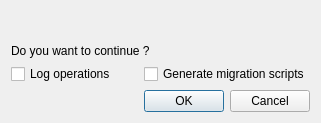
<?xml version="1.0" encoding="UTF-8"?>
<ui version="4.0">
 <class>Dialog</class>
 <widget class="QDialog" name="Dialog">
  <property name="geometry">
   <rect>
    <x>0</x>
    <y>0</y>
    <width>321</width>
    <height>123</height>
   </rect>
  </property>
  <property name="windowTitle">
   <string>Dialog</string>
  </property>
  <layout class="QGridLayout" name="gridLayout_2">
   <item row="1" column="0">
    <spacer name="verticalSpacer">
     <property name="orientation">
      <enum>Qt::Vertical</enum>
     </property>
     <property name="sizeHint" stdset="0">
      <size>
       <width>20</width>
       <height>152</height>
      </size>
     </property>
    </spacer>
   </item>
   <item row="0" column="0" colspan="2">
    <widget class="QLabel" name="countLabel">
     <property name="text">
      <string/>
     </property>
     <property name="wordWrap">
      <bool>true</bool>
     </property>
    </widget>
   </item>
   <item row="2" column="0" colspan="2">
    <widget class="QLabel" name="label">
     <property name="text">
      <string>Do you want to continue ?</string>
     </property>
    </widget>
   </item>
   <item row="3" column="0" colspan="2">
    <layout class="QGridLayout" name="gridLayout">
     <item row="0" column="0">
      <widget class="QCheckBox" name="logCheckBox">
       <property name="text">
        <string>Log operations</string>
       </property>
      </widget>
     </item>
     <item row="0" column="1">
      <widget class="QCheckBox" name="scriptCheckBox">
       <property name="text">
        <string>Generate migration scripts</string>
       </property>
      </widget>
     </item>
    </layout>
   </item>
   <item row="4" column="1">
    <widget class="QDialogButtonBox" name="buttonBox">
     <property name="orientation">
      <enum>Qt::Horizontal</enum>
     </property>
     <property name="standardButtons">
      <set>QDialogButtonBox::Cancel|QDialogButtonBox::Ok</set>
     </property>
    </widget>
   </item>
  </layout>
 </widget>
 <resources/>
 <connections>
  <connection>
   <sender>buttonBox</sender>
   <signal>accepted()</signal>
   <receiver>Dialog</receiver>
   <slot>accept()</slot>
   <hints>
    <hint type="sourcelabel">
     <x>248</x>
     <y>254</y>
    </hint>
    <hint type="destinationlabel">
     <x>157</x>
     <y>274</y>
    </hint>
   </hints>
  </connection>
  <connection>
   <sender>buttonBox</sender>
   <signal>rejected()</signal>
   <receiver>Dialog</receiver>
   <slot>reject()</slot>
   <hints>
    <hint type="sourcelabel">
     <x>316</x>
     <y>260</y>
    </hint>
    <hint type="destinationlabel">
     <x>286</x>
     <y>274</y>
    </hint>
   </hints>
  </connection>
 </connections>
</ui>
